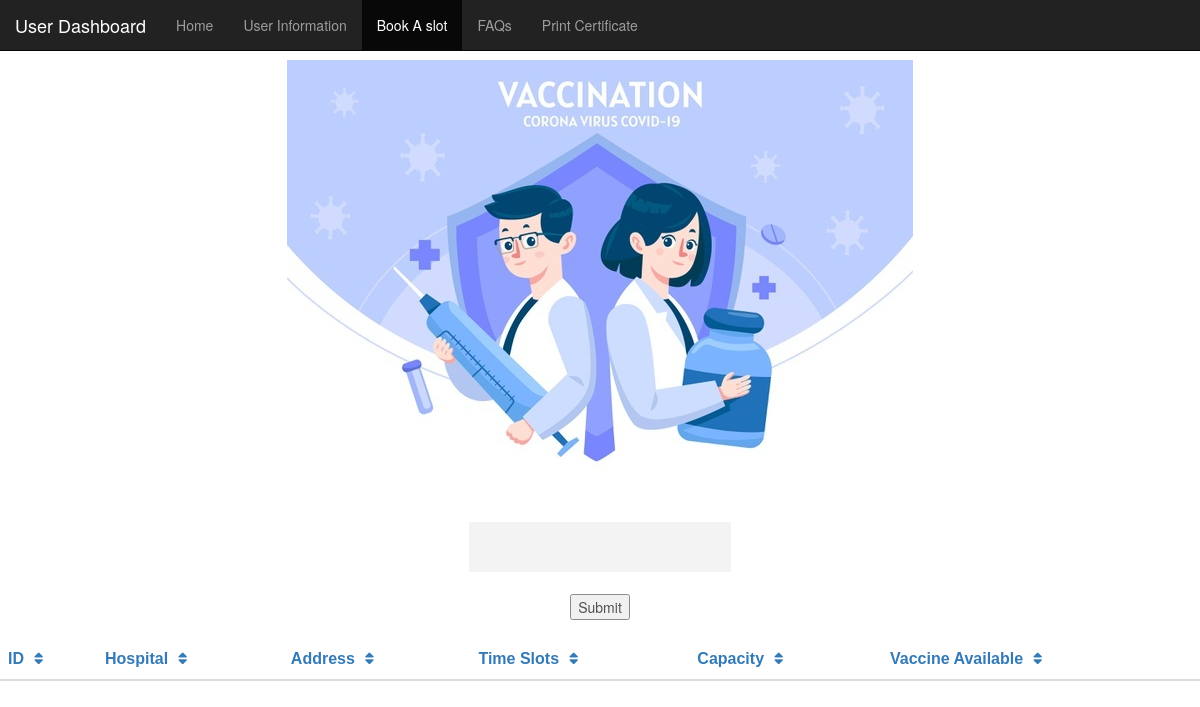
Page /User/bookSlot.php?sort=av on the earlier database version.
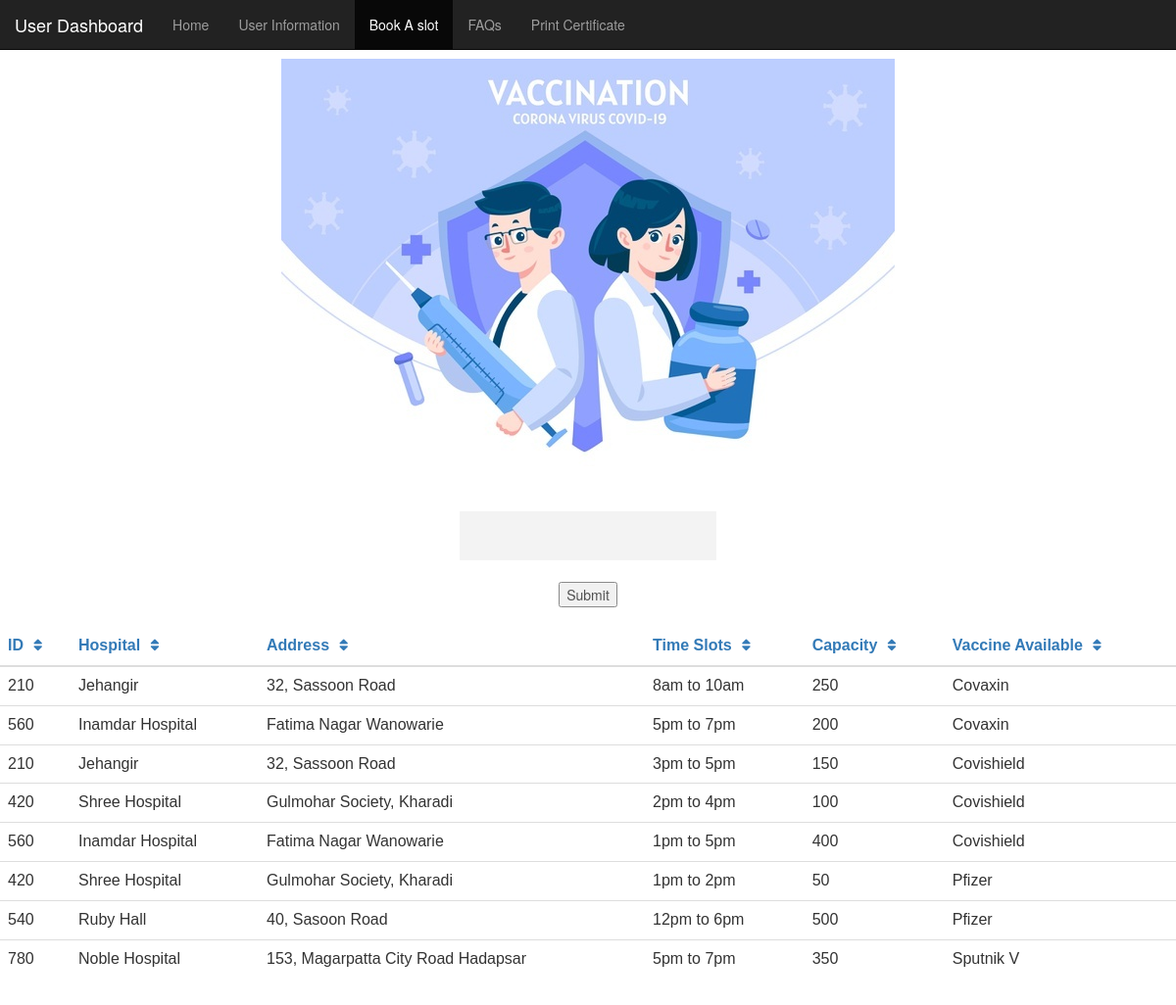
Same page on the later database version.
### tables this page shows
create table Hospital_vacc (
    h_id int(10),
    age_criteria varchar(20) not null,
    time_slots varchar(20) not null,
    capacity int(5) not null,
    vac_id int(10),
    primary key(h_id, age_criteria)
);

create table Hospital(
    h_id int(10) primary key,
    h_name varchar(20) not null,
    address varchar(40) not null
);

create table Vaccines(
    vac_id int(10) primary key,
    type varchar(20) not null
);

### User/bookSlot.php (the view, shortened to what this page needs)
<!DOCTYPE html>
<html>
    <head>
        <link rel="stylesheet" href="https://maxcdn.bootstrapcdn.com/bootstrap/3.3.7/css/bootstrap.min.css" >
        <link rel="stylesheet" href="https://use.fontawesome.com/releases/v5.7.0/css/all.css">
        <link rel="stylesheet" href="style.css">
    </head>
    <body>
      <nav class="navbar navbar-inverse navbar-fixed-top">
        <div class="container-fluid">
          <div class="navbar-header">
            <a class="navbar-brand" href="./user_dashboard.php">User Dashboard</a>
          </div>
          <ul class="nav navbar-nav">
              <li ><a href="./user_dashboard.php">Home</a></li>
              <li><a href="./userRecords.php">User Information</a></li>
              <li class="active"><a href="./bookSlot.php">Book A slot</a></li>
              <li><a href="./userFaqs.php">FAQs</a></li>
              <li><a href="./certificate.php">Print Certificate</a></li>
          </ul>
        </div>
      </nav>
      <center>
          <br>
          <br>
          <br>
          <img src="./vacc.jpg" alt="alt text">
          <br>
          <br>
          <br>
          <div class="contain">
            <form class="navbar-search">
                <center>
                    <ul class="nav navbar-nav">
                       <form action=""  method="POST">
                        <input type="text" name="search">
                        <input type="submit" name="submit">
                        </form>
                      </ul>
                  </center>
            </form>
          </div>
          <br>
          <table class="table table-hover">
            <thead>
              <tr>
                  <th scope="col"><a href="?sort=id">ID<i class="fa fa-sort" style="font-size:15px"></i></a></th>
                  <th scope="col"><a href="?sort=hospital">Hospital<i class="fa fa-sort" style="font-size:15px"></i></a></th>
                  <th scope="col"><a href="?sort=address">Address<i class="fa fa-sort" style="font-size:15px"></i></a></th>
                  <th scope="col"><a href="?sort=time">Time Slots<i class="fa fa-sort" style="font-size:15px"></i></a></th>
                  <th scope="col"><a href="?sort=capacity">Capacity<i class="fa fa-sort" style="font-size:15px"></i></a></th>
                  <th scope="col"><a href="?sort=av">Vaccine Available<i class="fa fa-sort" style="font-size:15px"></i></a></th>
              </tr>
            </thead>
            <tbody>
            <?php
               $servern = "localhost";
               $usern = "root";
               $passw = "";
               $dbn = "vaccinations";
               $con=new mysqli($servern,$usern,$passw,$dbn);
            if (filter_input(INPUT_GET, 'sort') == 'id')
            {
                $sql1 = "SELECT hospital.h_id,hospital.h_name,hospital.address,hospital_vacc.time_slots,hospital_vacc.capacity,vaccines.type FROM hospital JOIN hospital_vacc ON hospital.h_id=hospital_vacc.h_id JOIN vaccines ON vaccines.vac_id=hospital_vacc.vac_id ORDER BY hospital.h_id";
                $res = $con->query($sql1);
                while($row = $res->fetch_assoc()) {
                echo "<tr>";
                echo "<td>" . $row['h_id'] . "</td>";
                echo "<td>" . $row['h_name'] . "</td>";
                echo "<td>" . $row['address'] . "</td>";
                echo "<td>" . $row['time_slots'] . "</td>";
                echo "<td>" . $row['capacity'] . "</td>";
                echo "<td>" . $row['type'] . "</td>";
                echo "</tr>";
            }
            }
            elseif (filter_input(INPUT_GET, 'sort') == 'av')
            {
                $sql1 = "SELECT hospital.h_id,hospital.h_name,hospital.address,hospital_vacc.time_slots,hospital_vacc.capacity,vaccines.type FROM hospital JOIN hospital_vacc ON hospital.h_id=hospital_vacc.h_id JOIN vaccines ON vaccines.vac_id=hospital_vacc.vac_id ORDER BY vaccines.type";
                $res = $con->query($sql1);
                while($row = $res->fetch_assoc()) {
                echo "<tr>";
                echo "<td>" . $row['h_id'] . "</td>";
                echo "<td>" . $row['h_name'] . "</td>";
                echo "<td>" . $row['address'] . "</td>";
                echo "<td>" . $row['time_slots'] . "</td>";
                echo "<td>" . $row['capacity'] . "</td>";
                echo "<td>" . $row['type'] . "</td>";
                echo "</tr>";
            }
                }
                    ?>
            </tbody>
          </table>
          <br>
          <br>
      </center>
      </body>
</html>

Differences in the rows shown:
added hospital_vacc: h.h_id "210", h.h_name "Jehangir", h.address "32, Sassoon Road", time_slots "8am to 10am", capacity "250", vac.type "Covaxin"
added hospital_vacc: h.h_id "560", h.h_name "Inamdar Hospital", h.address "Fatima Nagar Wanowarie", time_slots "5pm to 7pm", capacity "200", vac.type "Covaxin"
added hospital_vacc: h.h_id "210", h.h_name "Jehangir", h.address "32, Sassoon Road", time_slots "3pm to 5pm", capacity "150", vac.type "Covishield"
added hospital_vacc: h.h_id "420", h.h_name "Shree Hospital", h.address "Gulmohar Society, Kharadi", time_slots "2pm to 4pm", capacity "100", vac.type "Covishield"
added hospital_vacc: h.h_id "560", h.h_name "Inamdar Hospital", h.address "Fatima Nagar Wanowarie", time_slots "1pm to 5pm", capacity "400", vac.type "Covishield"
added hospital_vacc: h.h_id "420", h.h_name "Shree Hospital", h.address "Gulmohar Society, Kharadi", time_slots "1pm to 2pm", capacity "50", vac.type "Pfizer"
added hospital_vacc: h.h_id "540", h.h_name "Ruby Hall", h.address "40, Sasoon Road", time_slots "12pm to 6pm", capacity "500", vac.type "Pfizer"
added hospital_vacc: h.h_id "780", h.h_name "Noble Hospital", h.address "153, Magarpatta City Road Hadapsar", time_slots "5pm to 7pm", capacity "350", vac.type "Sputnik V"
